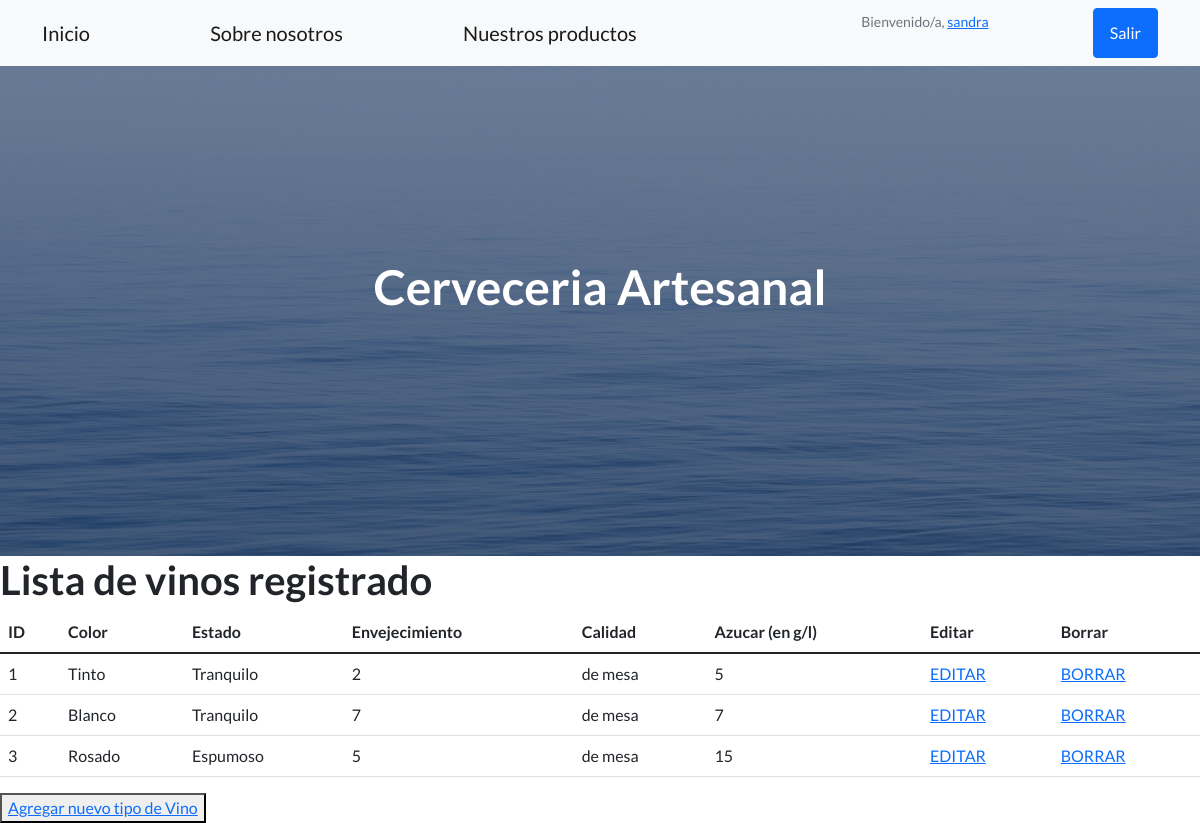
Screenshot of /productos/vno_lista (signed in) with the database file from the repository.
### productos/models.py (models this page shows, shortened)
class Vino(models.Model):
    color = models.CharField(max_length=40)
    estado = models.CharField(max_length=40)
    envejecimiento = models.IntegerField()
    calidad = models.CharField(max_length=40)
    azucar = models.IntegerField()

### productos/views.py (the view)
# urls.py: path("vno_lista", views.lista_vinos, name = "vno_lista"),
def lista_vinos(request):
    vinos = Vino.objects.all()
    info_vinos = {"info_vinos": vinos}
    return render(request , "lista_vinos.html" , info_vinos)

### productos/templates/lista_vinos.html
{% extends "padre.html" %}
{% load static %}
{% block contenido%}
    <h1>Lista de vinos registrado</h1>
    <table class="table">
        <thead>
            <tr>
                <th scope="col">ID</strong></th>
                <th scope="col">Color</strong></th>
                <th scope="col">Estado</strong></th>
                <th scope="col">Envejecimiento</strong></th>
                <th scope="col">Calidad</strong></th>
                <th scope="col">Azucar (en g/l)</strong></th>
                {% if request.user.is_authenticated %}
                <th scope="col">Editar</th>
                <th scope="col">Borrar</th>
                {% endif %}
            </tr>
        </thead>
        <tbody>
            {% for n in info_vinos %}
            <tr>
                <td scope="row">{{n.id}}</td>
                <td>{{n.color}}</td>
                <td>{{n.estado}}</td>
                <td>{{n.envejecimiento}}</td>
                <td>{{n.calidad}} </td>
                <td>{{n.azucar}}</td>
                {% if request.user.is_authenticated %}
                <td><a href="{% url 'vno_edit_form' n.id %}">EDITAR</a></td>
                <td><a href="{% url 'vno_elim_form' n.id %}">BORRAR</a></td>
                {% endif %}
            </tr>
            {% endfor %}
        </tbody>
    </table>
    {% if request.user.is_authenticated %}
        <button>
            <a href="vno_alta_form"> Agregar nuevo tipo de Vino</a>
        </button>
    {% endif %}
{% endblock %}

### productos/templates/padre.html (shortened to what this page needs)
<!DOCTYPE html>
<html lang="en">
    <head>
        {% load static %}
        <link href="https://cdn.jsdelivr.net/npm/bootstrap-icons@1.5.0/font/bootstrap-icons.css" rel="stylesheet" type="text/css" />
        <link href="{% static 'productos/css/styles.css' %}" rel="stylesheet" />
    </head>
    <body>
        <nav class="navbar navbar-light bg-light static-top">
            <div class="container">
                <a class="navbar-brand" href="{% url 'inicio' %}">Inicio</a>
                <a class="navbar-brand" href="{% url 'about' %}">Sobre nosotros</a>
                <a class="navbar-brand" href="{% url 'vista_prs' %}">Nuestros productos</a>
                {% if request.user.is_authenticated %}
                <p class="text-muted small mb-4">Bienvenido/a, <a href="{% url 'perfil' %}">{{user.username}}</a></p>
                <a class="btn btn-primary" href="{% url 'logout' %}">Salir</a>
                {% endif %}
            </div>
        </nav>
        <header class="masthead">
            <div class="container position-relative">
                <div class="row justify-content-center">
                    <div class="col-xl-6">
                        <div class="text-center text-white">
                            <h1 class="mb-5">Cerveceria Artesanal</h1>
                        </div>
                    </div>
                </div>
            </div>
        </header>
        {% block contenido %}
        {% endblock %}
    </body>
</html>

### rows the page displays
Vino: id "1", color "Tinto", estado "Tranquilo", envejecimiento "2", calidad "de mesa", azucar "5"
Vino: id "2", color "Blanco", estado "Tranquilo", envejecimiento "7", calidad "de mesa", azucar "7"
Vino: id "3", color "Rosado", estado "Espumoso", envejecimiento "5", calidad "de mesa", azucar "15"

### other values shown
{{ user.username }} "sandra"
